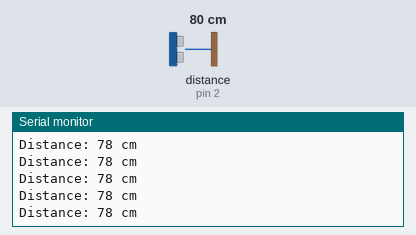
This sketch was run on a simulated Arduino Uno, built with avr-gcc and run on an emulated ATmega328P. Parts: the last lines printed to the serial monitor. Wiring (inferred from the names in the program): ultrasonic range finder: trigger pin 3; echo pin 2. The inputs (shaded band) are chosen by the test bench; at power-on: distance to the obstacle (sensor on pin 2) 80 cm. The echo pulse lasts 58.3 µs per cm.

Above: at 1.2 s.
1.3 s: distance to the obstacle (sensor on pin 2) set to 12 cm
At 1.9 s:
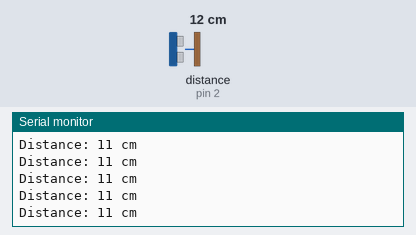
2.8 s: distance to the obstacle (sensor on pin 2) set to 9 cm
At 3.6 s:
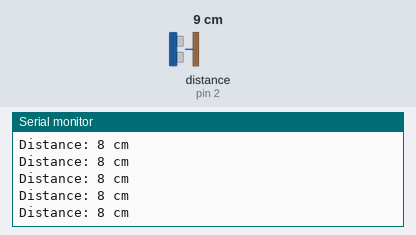
Timing chart, 0 to 5.8 s (numbered marks = the images above; inputs shaded):
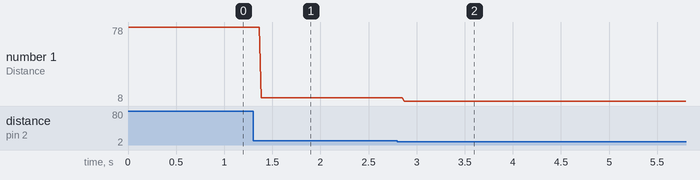

Measured:
- after the input at 1.3 s, the serial monitor: prints a new line after 0.08 s (image 1)
- after the input at 2.8 s, the serial monitor: prints a new line after 0.07 s (image 2)
- plotted number 1: 78 → 11 after the input at 1.3 s, 11 → 8 after the input at 2.8 s

The sketch:

HCSR03.ino
```cpp
#define echoPin 2 //  pin D2 as Echo HC-SR04
#define trigPin 3 // pin D3 as Trig HC-SR04
#define ledPin 4 // pin D4 as LED's Positive

long duration;
int distance;

void setup() {
  pinMode(trigPin, OUTPUT); // Sets trig as OUTPUT
  pinMode(echoPin, INPUT); // Set echo as INPUT
  Serial.begin(9600);
}

void loop() {
  // clear trigPin condition
  digitalWrite(trigPin, LOW);
  delayMicroseconds(10);
  // Set trigPin HIGH for 10 microseconds
  digitalWrite(trigPin, HIGH);
  delayMicroseconds(10);
  digitalWrite(trigPin, LOW);
  // Reads the echoPin(returns the sound wave travel time)
  duration = pulseIn(echoPin, HIGH);
  // Calculate distance
  distance = duration * 0.034 / 2; // Speed of sound wave divided by 2 (go and back)
  // When distance less than 10 cm the LED HIGH
  if(distance<=10){
    digitalWrite(ledPin,HIGH);
  }else{
    digitalWrite(ledPin, LOW);
  }
  // Print distance in Serial Monitor (Shortcut: Ctrl+Shift+M)
  Serial.print("Distance: ");
  Serial.print(distance);
  Serial.println(" cm");
}
```
